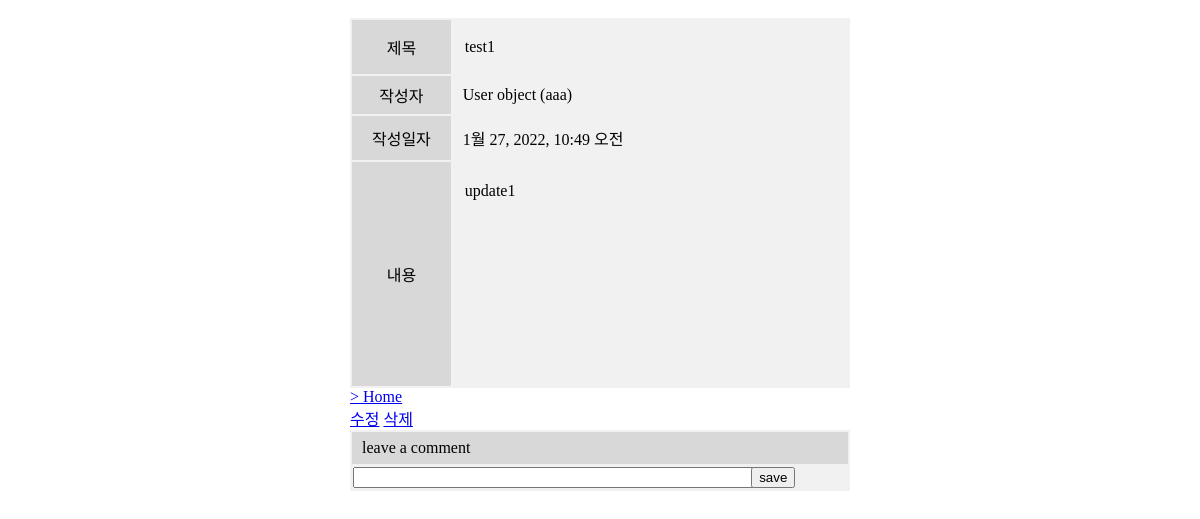
Before: /board/6/ with the older database file.
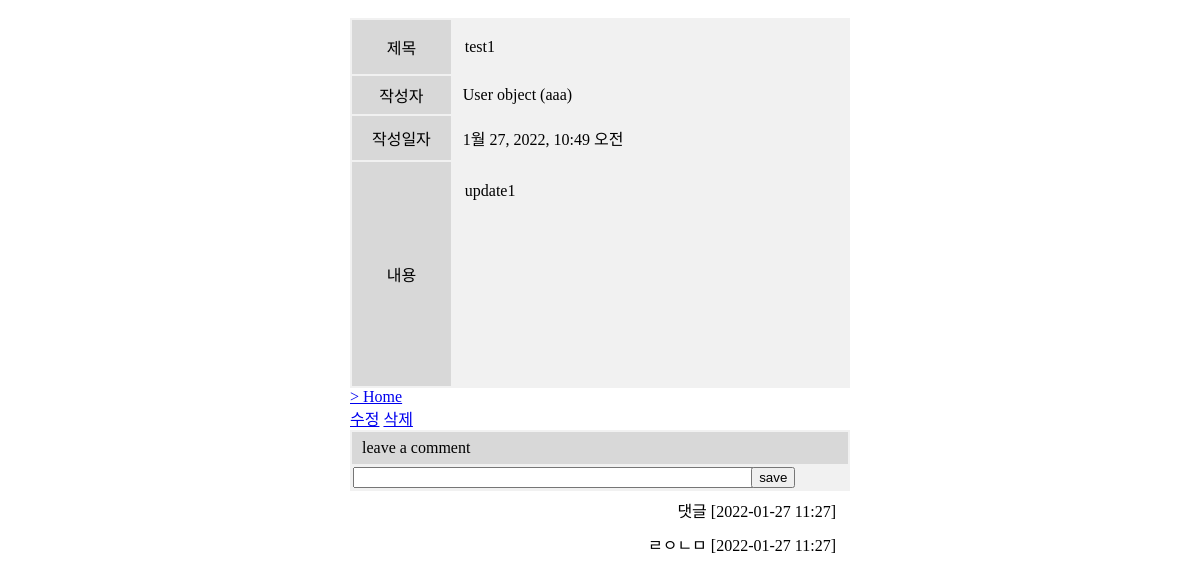
After: the same page with the newer database file.
### boardapp/models.py (models this page shows, shortened)
class Reply(models.Model):
    repNum = models.AutoField(primary_key=True)
    postNum = models.ForeignKey(Board, on_delete=models.CASCADE)
    id = models.ForeignKey(User, on_delete=models.CASCADE)
    comment = models.CharField(max_length=200)
    rep_date = models.DateTimeField()

### boardapp/views.py (the view)
# urls.py: path('<int:postNum>/', views.detail, name='detail'),
def detail(request, postNum): #게시글 제목 선택시 상세 페이지로 이동
    board = Board.objects.get(postNum=postNum)
    return render(request, 'boardapp/detail.html', {'boardapp': board})

### templates/boardapp/detail.html (shortened to what this page needs)
<!DOCTYPE html>
<html lang="en">
<head>
</head>
<body>
    <div class="content">
		<table class="board_for_read">
			<tbody>
				<tr>
					<td class="td_title" style="text-align:center; width:20%;">제목</td>
					<td style="padding:10px;">
						<input type="text" name="title" id="title" value="{{ boardapp.title }}" readonly/>
					</td>
				</tr>
				<tr>
					<td class="td_title" style="text-align:center; width:20%;">작성자</td>
					<td style="padding:10px;">
						<span>{{ boardapp.id }}</span>
					</td>
				</tr>
				<tr>
					<td class="td_title" style="text-align:center; width:20%;">작성일자</td>
					<td style="padding:10px;">
						<span>{{ boardapp.pub_date }}</span>
					</td>
				</tr>
				<tr>
					<td class="td_title" style="text-align:center;">내용</td>
					<td style="padding:10px;">
						<textarea name="detail" id="detail" rows="10" readonly>{{ boardapp.content }}</textarea>
					</td>
				</tr>
			</tbody>
		</table>
		<div style="text-align:left;">
			<a href="{% url 'boardapp:home' %}">> Home</a>
		</div>
		<a href="{% url 'boardapp:update' boardapp.postNum %}">수정</a>
		<a href="{% url 'boardapp:delete' boardapp.postNum %}">삭제</a>
		<form action="{% url 'boardapp:create_reply' boardapp.postNum %}" method="post">
		<table class="board_for_read">
			<tbody>
				<tr>
					<td colspan="2" class="td_title" style="text-align:left; padding-left:10px; height:30px;">leave a comment</td>
				</tr>
				<tr>
					<td style="text-align:center;">
						<input type="text" name="comment" id="comment" style="width:100%">
					</td>
					<td><input type="submit" value="save"></td>
				</tr>
			</tbody>
		</table>
		</form>
		<div class="reply_content">
			{% for rep in boardapp.reply_set.all %}
				<span class="reply">{{ rep.comment }} [{{ rep.rep_date|date:'Y-m-d H:i'}}]</span>
			{% endfor %}
		</div>
    </div>
</body>
</html>

Changed rows visible on the page:
added Reply: comment "댓글", rep_date "2022-01-27 11:27"
added Reply: comment "ㄹㅇㄴㅁ", rep_date "2022-01-27 11:27"
